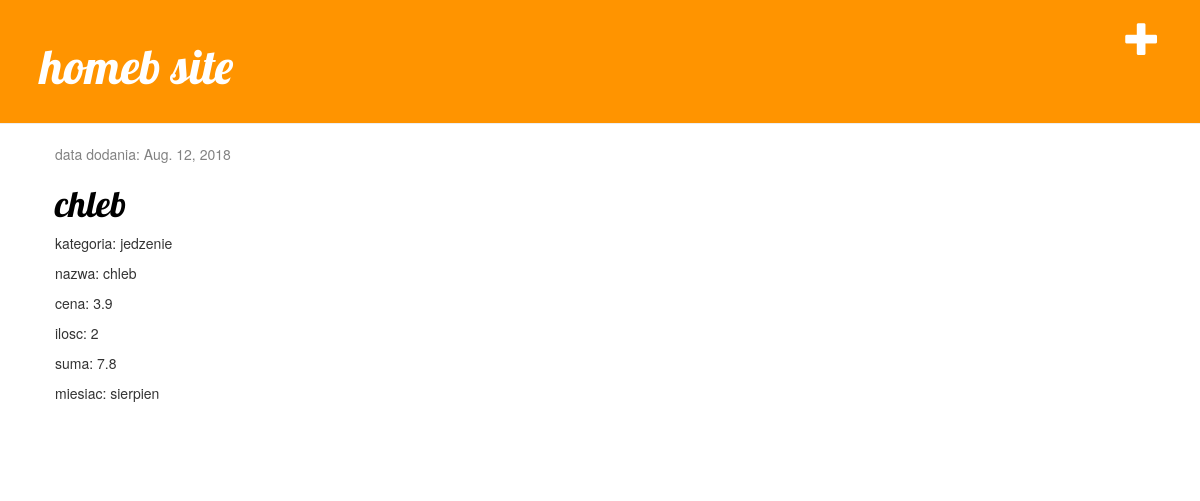
/, run on an earlier commit of the app's database.
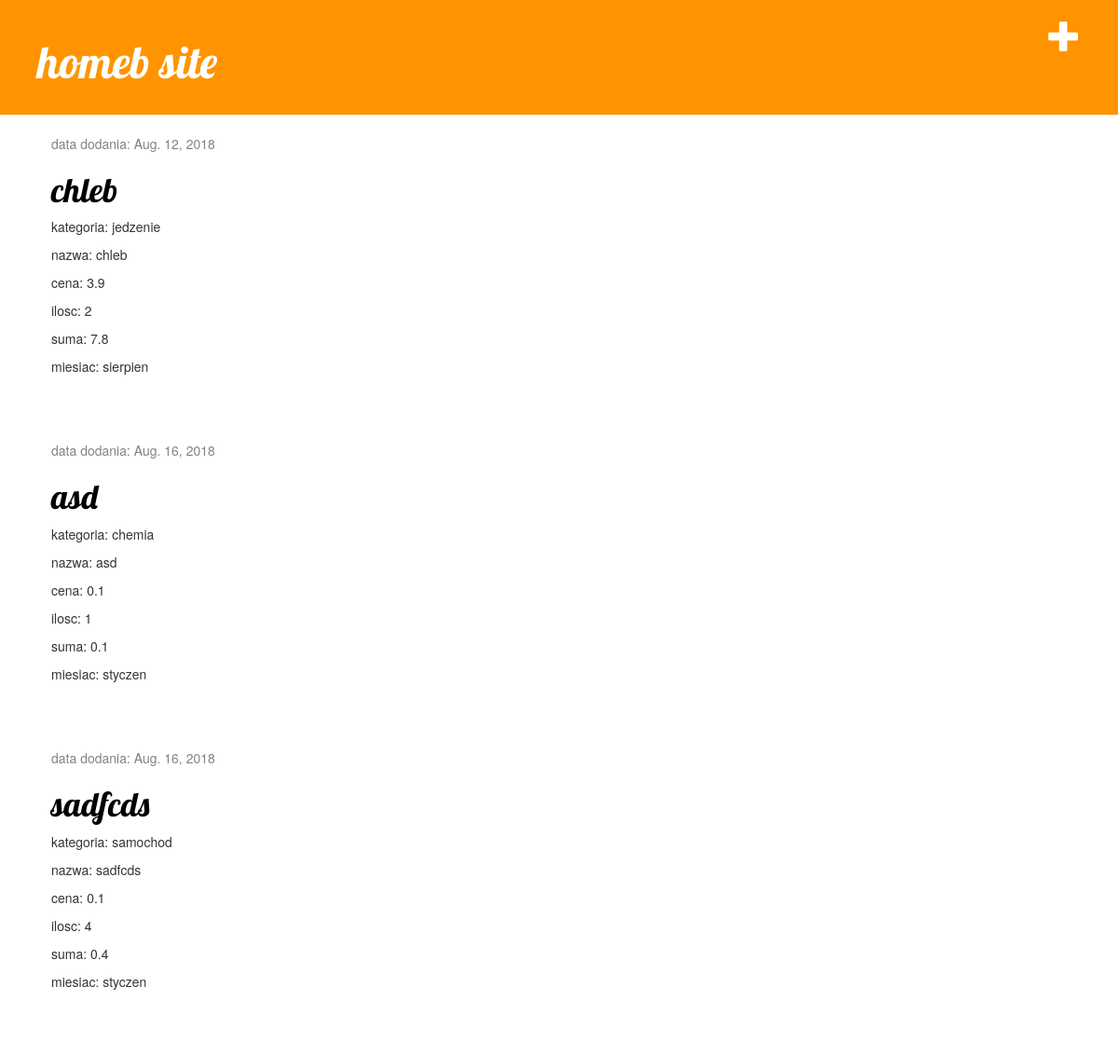
And on a later commit of the database.
### homeb_app/models.py (models this page shows, shortened)
class Zakup(models.Model):
    category = models.ForeignKey(Kategoria, on_delete=models.CASCADE, default=1)
    month = models.ForeignKey(Miesiac, on_delete=models.CASCADE, default=datetime.datetime.now().month)
    name = models.CharField(max_length=30)
    price = models.FloatField(default=0.1)
    quantity = models.IntegerField(default=1)
    date = models.DateField(auto_now_add=True, blank=True)
    def total(self):
        amount = (self.price * self.quantity)
        return amount

class Kategoria(models.Model):
    name = models.CharField(max_length=30)
    def __str__(self):
        return self.name

class Miesiac(models.Model):
    name = models.CharField(max_length=15)
    def __str__(self):
        return self.name

### homeb_app/views.py (the view)
# urls.py: path('', views.zakup_list, name='zakup_list'),
def zakup_list(request):
    zakupy = Zakup.objects.all()
    return render(request, 'homeb_app/zakup_list.html', {'zakupy': zakupy})

### homeb_app/templates/homeb_app/zakup_list.html
{% extends 'homeb_app/base.html' %}
    {% block content %}
        {% for zakup in zakupy %}
        <div class="post">
            <div class="date">
                <p>data dodania: {{ zakup.date }}</p>
            </div>
            <h1><a href="{% url 'zakup_detail' pk=zakup.pk %}">{{ zakup.name }}</a></h1>
                <p>kategoria: {{ zakup.category }}</p>
                <p>nazwa: {{ zakup.name }}</p>
                <p>cena: {{ zakup.price }}</p>
                <p>ilosc: {{ zakup.quantity }}</p>
                <p>suma: {{ zakup.total }}</p>
                <p>miesiac: {{ zakup.month }}</p>
            </div>
        {% endfor %}
    {% endblock %}

### homeb_app/templates/homeb_app/base.html (shortened to what this page needs)
{% load static %}
<html>
    <head>
        <link rel="stylesheet" href="//maxcdn.bootstrapcdn.com/bootstrap/3.2.0/css/bootstrap.min.css">
        <link rel="stylesheet" href="//maxcdn.bootstrapcdn.com/bootstrap/3.2.0/css/bootstrap-theme.min.css">
        <link rel="stylesheet" href="{% static 'css/homeb.css' %}">
    </head>
    <body>
        <div class="page-header">
            <a href="{% url 'zakup_nowy' %}" class="top-menu"><span class="glyphicon glyphicon-plus"></span></a>
            <h1><a href="/">homeb site</a></h1>
        </div>
        <div class="content container">
            <div class="row">
                <div class="col-md-8">
                {% block content %}
                {% endblock %}
                </div>
            </div>
        </div>
    </body>
</html>

### homeb_app/static/css/homeb.css (style rules this page uses)
.page-header { background-color: #ff9400; margin-top: 0; padding: 20px 20px 20px 40px; }
.page-header h1, .page-header h1 a, .page-header h1 a:visited, .page-header h1 a:active { color: #ffffff; font-size: 36pt; text-decoration: none; }
.content { margin-left: 40px; }
h1, h2, h3, h4 { font-family: 'Lobster', cursive; }
.date { color: #828282; }
.top-menu, .top-menu:hover, .top-menu:visited { color: #ffffff; float: right; font-size: 26pt; margin-right: 20px; }
.post { margin-bottom: 70px; }
.post h1 a, .post h1 a:visited { color: #000000; }

What changed in the data, as far as the page shows it:
added Zakup: date "Aug. 16, 2018", name "asd", category "chemia", price "0.1", quantity "1", total "0.1", month "styczen"
added Zakup: date "Aug. 16, 2018", name "sadfcds", category "samochod", price "0.1", quantity "4", total "0.4", month "styczen"
